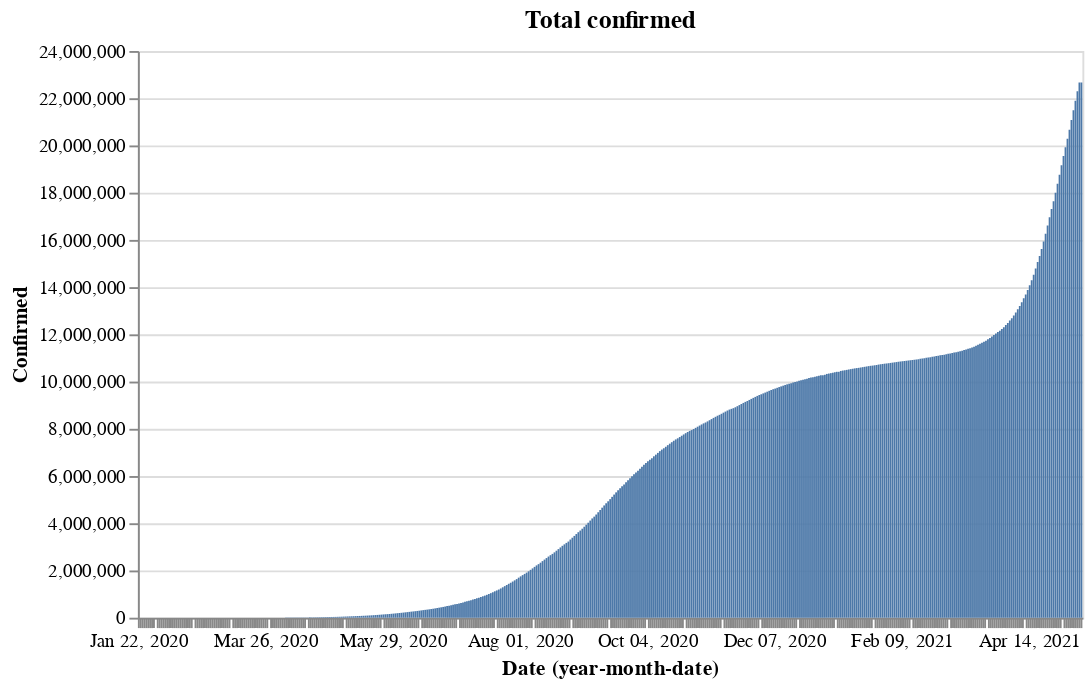

Source (notebook cell):
### Code cell
red = alt.value("#f54242")
base.encode(y='Confirmed').properties(title='Total confirmed')

### Figure 1 — Vega-Lite specification as saved in the notebook (floating-point values rounded to 4 significant figures; data arrays with more than 128 entries replaced by an {"elided": "..."} marker saying what was removed)
{"config": {"view": {"continuousWidth": 400, "continuousHeight": 300}}, "data": {"name": "data-adffb59956c7f062798b24be55385d14"}, "mark": "bar", "encoding": {"x": {"type": "ordinal", "field": "Date", "timeUnit": "yearmonthdate"}, "y": {"type": "quantitative", "field": "Confirmed"}}, "title": "Total confirmed", "width": 500, "$schema": "https://vega.github.io/schema/vega-lite/v4.8.1.json", "datasets": {"data-adffb59956c7f062798b24be55385d14": {"elided": "475 records"}}}
